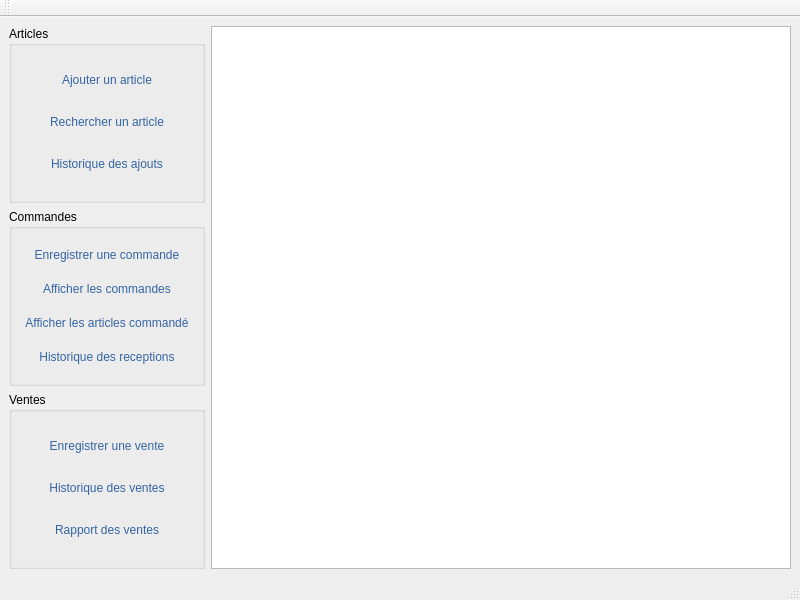
<?xml version="1.0" encoding="UTF-8"?>
<ui version="4.0">
 <class>MainWindow</class>
 <widget class="QMainWindow" name="MainWindow">
  <property name="geometry">
   <rect>
    <x>0</x>
    <y>0</y>
    <width>800</width>
    <height>600</height>
   </rect>
  </property>
  <property name="windowTitle">
   <string>Gestion de Stock</string>
  </property>
  <widget class="QWidget" name="centralwidget">
   <layout class="QHBoxLayout" name="horizontalLayout_2">
    <item>
     <layout class="QHBoxLayout" name="horizontalLayout">
      <item>
       <layout class="QVBoxLayout" name="verticalLayout">
        <property name="spacing">
         <number>6</number>
        </property>
        <item>
         <widget class="QGroupBox" name="groupBox_3">
          <property name="title">
           <string>Articles</string>
          </property>
          <layout class="QVBoxLayout" name="verticalLayout_2">
           <item>
            <widget class="QPushButton" name="add_article">
             <property name="cursor">
              <cursorShape>PointingHandCursor</cursorShape>
             </property>
             <property name="autoFillBackground">
              <bool>false</bool>
             </property>
             <property name="styleSheet">
              <string notr="true">color: rgb(52, 101, 164);</string>
             </property>
             <property name="text">
              <string>Ajouter un article</string>
             </property>
             <property name="checkable">
              <bool>false</bool>
             </property>
             <property name="flat">
              <bool>true</bool>
             </property>
            </widget>
           </item>
           <item>
            <widget class="QPushButton" name="search_article">
             <property name="cursor">
              <cursorShape>PointingHandCursor</cursorShape>
             </property>
             <property name="styleSheet">
              <string notr="true">color: rgb(52, 101, 164);</string>
             </property>
             <property name="text">
              <string>Rechercher un article</string>
             </property>
             <property name="flat">
              <bool>true</bool>
             </property>
            </widget>
           </item>
           <item>
            <widget class="QPushButton" name="add_history">
             <property name="cursor">
              <cursorShape>PointingHandCursor</cursorShape>
             </property>
             <property name="styleSheet">
              <string notr="true">color: rgb(52, 101, 164);</string>
             </property>
             <property name="text">
              <string>Historique des ajouts</string>
             </property>
             <property name="icon">
              <iconset theme="history">
               <normaloff>.</normaloff>.</iconset>
             </property>
             <property name="flat">
              <bool>true</bool>
             </property>
            </widget>
           </item>
          </layout>
         </widget>
        </item>
        <item>
         <widget class="QGroupBox" name="groupBox">
          <property name="title">
           <string>Commandes</string>
          </property>
          <layout class="QVBoxLayout" name="verticalLayout_3">
           <item>
            <widget class="QPushButton" name="add_command">
             <property name="cursor">
              <cursorShape>PointingHandCursor</cursorShape>
             </property>
             <property name="styleSheet">
              <string notr="true">color: rgb(52, 101, 164);</string>
             </property>
             <property name="text">
              <string>Enregistrer une commande</string>
             </property>
             <property name="flat">
              <bool>true</bool>
             </property>
            </widget>
           </item>
           <item>
            <widget class="QPushButton" name="show_command">
             <property name="cursor">
              <cursorShape>PointingHandCursor</cursorShape>
             </property>
             <property name="styleSheet">
              <string notr="true">color: rgb(52, 101, 164);</string>
             </property>
             <property name="text">
              <string>Afficher les commandes</string>
             </property>
             <property name="flat">
              <bool>true</bool>
             </property>
            </widget>
           </item>
           <item>
            <widget class="QPushButton" name="show_command_article">
             <property name="cursor">
              <cursorShape>PointingHandCursor</cursorShape>
             </property>
             <property name="styleSheet">
              <string notr="true">color: rgb(52, 101, 164);</string>
             </property>
             <property name="text">
              <string>Afficher les articles commandé</string>
             </property>
             <property name="flat">
              <bool>true</bool>
             </property>
            </widget>
           </item>
           <item>
            <widget class="QPushButton" name="command_history">
             <property name="cursor">
              <cursorShape>PointingHandCursor</cursorShape>
             </property>
             <property name="styleSheet">
              <string notr="true">color: rgb(52, 101, 164);</string>
             </property>
             <property name="text">
              <string>Historique des receptions</string>
             </property>
             <property name="flat">
              <bool>true</bool>
             </property>
            </widget>
           </item>
          </layout>
         </widget>
        </item>
        <item>
         <widget class="QGroupBox" name="groupBox_2">
          <property name="title">
           <string>Ventes</string>
          </property>
          <layout class="QVBoxLayout" name="verticalLayout_4">
           <item>
            <widget class="QPushButton" name="add_selling">
             <property name="cursor">
              <cursorShape>PointingHandCursor</cursorShape>
             </property>
             <property name="styleSheet">
              <string notr="true">color: rgb(52, 101, 164);</string>
             </property>
             <property name="text">
              <string>Enregistrer une vente</string>
             </property>
             <property name="flat">
              <bool>true</bool>
             </property>
            </widget>
           </item>
           <item>
            <widget class="QPushButton" name="selling_history">
             <property name="cursor">
              <cursorShape>PointingHandCursor</cursorShape>
             </property>
             <property name="styleSheet">
              <string notr="true">color: rgb(52, 101, 164);</string>
             </property>
             <property name="text">
              <string>Historique des ventes</string>
             </property>
             <property name="flat">
              <bool>true</bool>
             </property>
            </widget>
           </item>
           <item>
            <widget class="QPushButton" name="selling_rapport">
             <property name="cursor">
              <cursorShape>PointingHandCursor</cursorShape>
             </property>
             <property name="styleSheet">
              <string notr="true">color: rgb(52, 101, 164);</string>
             </property>
             <property name="text">
              <string>Rapport des ventes</string>
             </property>
             <property name="flat">
              <bool>true</bool>
             </property>
            </widget>
           </item>
          </layout>
         </widget>
        </item>
       </layout>
      </item>
     </layout>
    </item>
    <item>
     <widget class="QTableView" name="tableView"/>
    </item>
   </layout>
  </widget>
  <widget class="QMenuBar" name="menubar">
   <property name="geometry">
    <rect>
     <x>0</x>
     <y>0</y>
     <width>800</width>
     <height>22</height>
    </rect>
   </property>
  </widget>
  <widget class="QStatusBar" name="statusbar"/>
  <widget class="QToolBar" name="toolBar">
   <property name="windowTitle">
    <string>toolBar</string>
   </property>
   <attribute name="toolBarArea">
    <enum>TopToolBarArea</enum>
   </attribute>
   <attribute name="toolBarBreak">
    <bool>false</bool>
   </attribute>
  </widget>
 </widget>
 <resources/>
 <connections/>
</ui>
